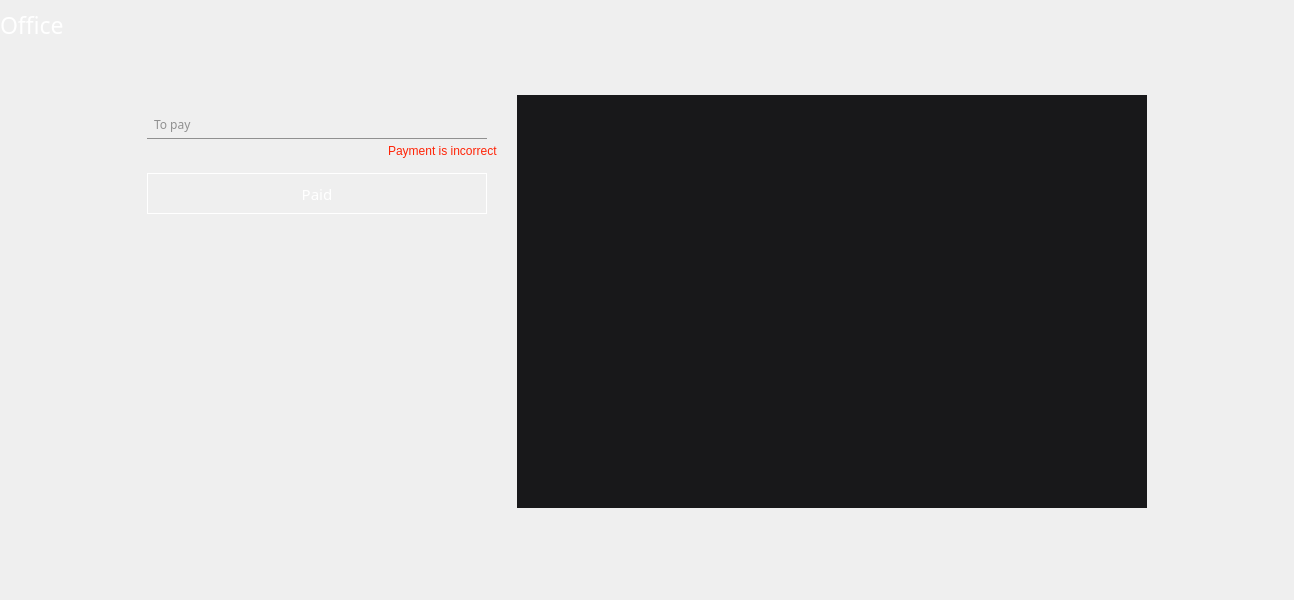
<?xml version="1.0" encoding="UTF-8"?>
<ui version="4.0">
 <class>OfficeForm</class>
 <widget class="QWidget" name="OfficeForm">
  <property name="geometry">
   <rect>
    <x>0</x>
    <y>0</y>
    <width>1294</width>
    <height>600</height>
   </rect>
  </property>
  <property name="windowTitle">
   <string>Form</string>
  </property>
  <widget class="QWidget" name="widget" native="true">
   <property name="geometry">
    <rect>
     <x>137</x>
     <y>85</y>
     <width>1020</width>
     <height>433</height>
    </rect>
   </property>
   <widget class="OfficeLabel" name="lblToPay">
    <property name="geometry">
     <rect>
      <x>17</x>
      <y>31</y>
      <width>47</width>
      <height>16</height>
     </rect>
    </property>
    <property name="font">
     <font>
      <family>Leelawadee UI Semilight</family>
      <pointsize>9</pointsize>
     </font>
    </property>
    <property name="styleSheet">
     <string notr="true">color:#909090;</string>
    </property>
    <property name="text">
     <string>To pay</string>
    </property>
   </widget>
   <widget class="OfficeLineEdit" name="lineEdit">
    <property name="geometry">
     <rect>
      <x>10</x>
      <y>29</y>
      <width>340</width>
      <height>25</height>
     </rect>
    </property>
    <property name="font">
     <font>
      <family>Calibri</family>
      <pointsize>10</pointsize>
     </font>
    </property>
    <property name="styleSheet">
     <string notr="true">color:#ffffff;
border:none;
border-bottom:1px solid #909090;
background-color:transparent;
padding-left:7px;
padding-bottom:0px;</string>
    </property>
   </widget>
   <widget class="QLabel" name="label_3">
    <property name="geometry">
     <rect>
      <x>251</x>
      <y>58</y>
      <width>111</width>
      <height>16</height>
     </rect>
    </property>
    <property name="font">
     <font>
      <family>Arial</family>
     </font>
    </property>
    <property name="styleSheet">
     <string notr="true">color:rgb(255,35,6);
opacity: 0;</string>
    </property>
    <property name="text">
     <string>Payment is incorrect</string>
    </property>
   </widget>
   <widget class="QPushButton" name="btnPaid">
    <property name="geometry">
     <rect>
      <x>10</x>
      <y>88</y>
      <width>340</width>
      <height>41</height>
     </rect>
    </property>
    <property name="font">
     <font>
      <family>Leelawadee UI Semilight</family>
      <pointsize>11</pointsize>
     </font>
    </property>
    <property name="styleSheet">
     <string notr="true">QPushButton#btnPaid
{	
 	border:1px solid #ffffff;
	color:white;
	background-color:transparent;
 }

QPushButton#btnPaid:hover
{
 	color:#0992b1;
 } 

QPushButton#btnPaid:pressed
{
 	color:#0992b1;
	border: 1px solid #0992b1; 
	outline:none;
} </string>
    </property>
    <property name="text">
     <string>Paid</string>
    </property>
   </widget>
   <widget class="QTableWidget" name="tblWidgetSalaryHistory">
    <property name="geometry">
     <rect>
      <x>380</x>
      <y>10</y>
      <width>630</width>
      <height>413</height>
     </rect>
    </property>
    <property name="styleSheet">
     <string notr="true">QTableWidget#tblWidgetSalaryHistory
{
	background-color: #18181a;	
	color: #909090;	
	border:none;
	gridline-color:#18181a;	
	outline:none;
}

QTableWidget#tblWidgetSalaryHistory::item:focus
{
	outline:none;
}

QTableWidget#tblWidgetSalaryHistory::item:selected
{
	color:#ffffff;
	outline:none;
}

QTableWidget#tblWidgetSalaryHistory QHeaderView::section:horizontal
{
	padding:7px 5px 0px 5px;	
    height:24px;
	font: 14px Leelawadee UI Semilight, sans-serif;
	color: #ffffff;
    border-style: none;
    border-left: 1px solid #909090;
    border-top: none;
    border-right: none;
    border-bottom: 1px solid #909090;
    background-color: transparent;	
 }

QTableWidget#tblWidgetSalaryHistory::item
{
	border-left:1px solid #909090;	
}

QTableWidget#tblWidgetSalaryHistory QHeaderView::section:horizontal:first
{
    border-left: none;	
}</string>
    </property>
   </widget>
   <zorder>lineEdit</zorder>
   <zorder>lblToPay</zorder>
   <zorder>label_3</zorder>
   <zorder>btnPaid</zorder>
   <zorder>tblWidgetSalaryHistory</zorder>
  </widget>
  <widget class="QLabel" name="label">
   <property name="geometry">
    <rect>
     <x>0</x>
     <y>0</y>
     <width>100</width>
     <height>50</height>
    </rect>
   </property>
   <property name="font">
    <font>
     <family>Leelawadee UI Semilight</family>
     <pointsize>17</pointsize>
    </font>
   </property>
   <property name="styleSheet">
    <string notr="true">color: #ffffff;
background-color:transparent;</string>
   </property>
   <property name="text">
    <string>Office</string>
   </property>
  </widget>
 </widget>
 <customwidgets>
  <customwidget>
   <class>OfficeLabel</class>
   <extends>QLabel</extends>
   <header location="global">CommonUiControllers/Views/Office/OfficeLabel.h</header>
  </customwidget>
  <customwidget>
   <class>OfficeLineEdit</class>
   <extends>QLineEdit</extends>
   <header location="global">CommonUiControllers/Views/Office/OfficeLineEdit.h</header>
  </customwidget>
 </customwidgets>
 <resources/>
 <connections/>
</ui>
